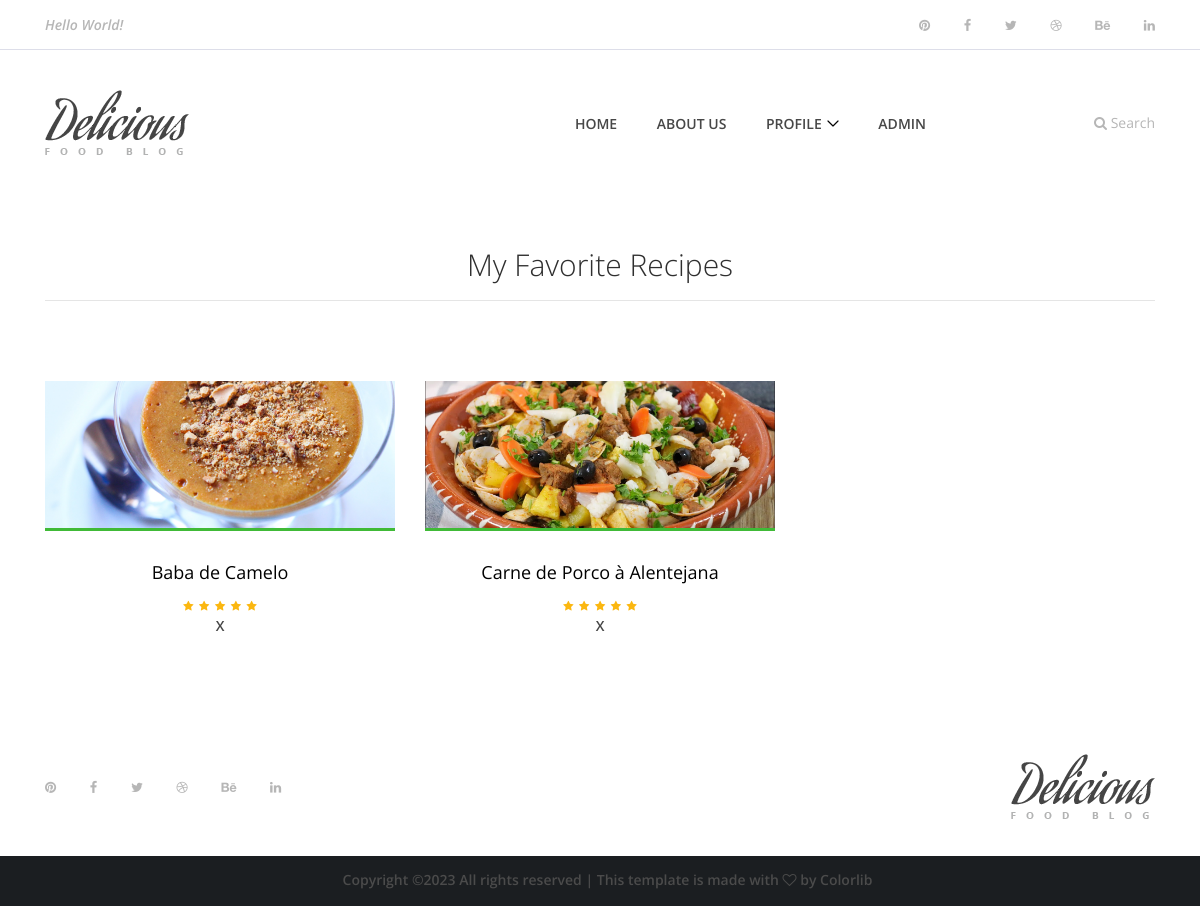
/favorites/ (signed in), run on an earlier commit of the app's database.
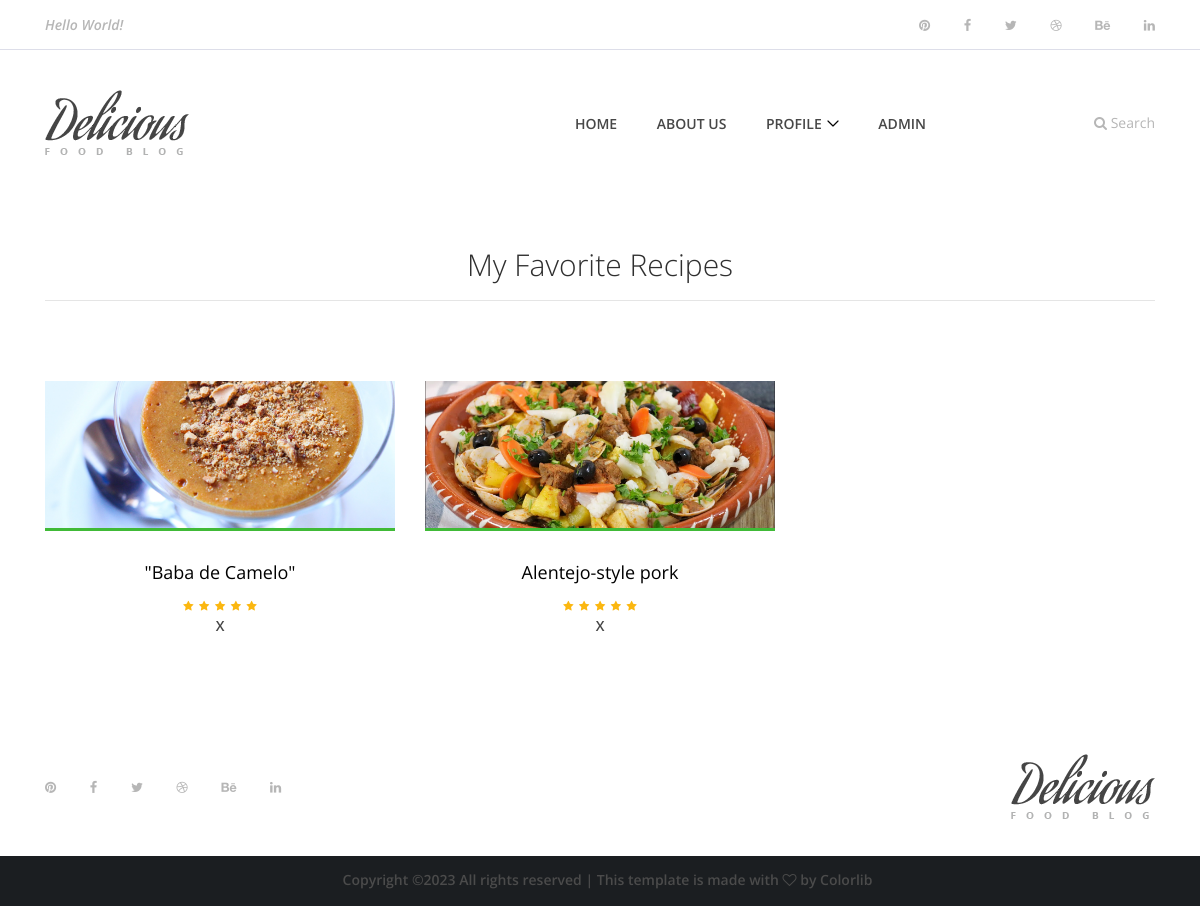
And on a later commit of the database.
### app/models.py (models this page shows, shortened)
class Favoritos(models.Model):
    user = models.ForeignKey(User, on_delete=models.CASCADE)
    receita = models.ForeignKey(Receita, on_delete=models.CASCADE)
    updated = models.DateTimeField(auto_now=True)
    created = models.DateTimeField(auto_now_add=True)

class Receita(models.Model):
    user = models.ForeignKey(User, on_delete=models.SET_NULL, null=True)
    category = models.ForeignKey(Categoria, on_delete=models.SET_NULL, null=True)
    name = models.CharField(max_length=200)
    description = models.TextField(null=True, blank=True) # ambos os valores podem etar vazios
    tempoPreparacao = models.IntegerField(null=True, blank=True)
    tempoCozinhar = models.IntegerField(null=True, blank=True)
    quantidadePessoas = models.IntegerField(null=True, blank=True)
    nivel = models.IntegerField(null=True, blank=True)
    imagem = models.ImageField(upload_to='static/img',null=True, blank=True)  # 'upload_to' define o diretório de armazenamento
    ingredients = models.ManyToManyField(Ingrediente, through='ReceitaIngrediente')
    updated = models.DateTimeField(auto_now=True)
    created = models.DateTimeField(auto_now_add=True)
    class Meta:
        ordering = ['-updated', '-created']

### app/views.py (the view)
# urls.py: path('favorites/', views.favorites, name ="favorites"),
def favorites(request):
    if request.user.is_authenticated:
        user_favorites = Favoritos.objects.filter(user=request.user).select_related('receita')
        favorite_recipes = user_favorites.annotate(media_avaliacoes=Avg('receita__avaliacao__clasificacao'))
        context = {'receitas': favorite_recipes}
        return render(request, 'favorites.html', context)
    else:
        return redirect('login')

### app/templates/favorites.html
{% extends 'main.html' %}
{% load static %}
{% block content %}
    <section class="best-receipe-area" style="padding-top:50px"  id="best-receipe-section">
        <div class="container">
            <div class="row">
                <div class="col-12">
                    <div class="section-heading">
                        <h3>My Favorite Recipes</h3>
                        <hr>
                    </div>
                </div>
            </div>
            <div class="row">
                {% for receita in receitas %}
                    <div class="col-12 col-sm-6 col-lg-4">
                        <div class="single-best-receipe-area mb-30">
                            {% if receita.receita.imagem %}
                                <img class="receita-image" src="{{ receita.receita.imagem.url }}" alt="{{ receita.receita.name }}"
                                    style="max-width: 350px; max-height: 150px; width: 100%; height: auto; object-fit: cover;"/>
                            {% endif %}
                            <div class="receipe-content">
                                <a href="{% url 'recipepost' receita.receita.id %}">
                                    <h5>{{ receita.receita.name }}</h5>
                                </a>
                                <div class="ratings">
                                    {% for i in "xxxxx" %}
                                        {% if forloop.counter <= receita.media_avaliacoes %}
                                            <i class="fa fa-star" aria-hidden="true"></i>
                                        {% else %}
                                            <i class="fa fa-star-o" aria-hidden="true"></i>
                                        {% endif %}
                                    {% endfor %}
                                </div>
                                <div class="remove-favorite-btn">
                                    <a href="{% url 'remove_from_favorites' receita.receita.id %}"> X </a>
                                </div>
                            </div>
                        </div>
                    </div>
                {% endfor %}
            </div>
        </div>
    </section>
{% endblock content %}

### app/templates/main.html (shortened to what this page needs)
{% load static %}
<head>
    <link rel="stylesheet" href="https://cdnjs.cloudflare.com/ajax/libs/font-awesome/5.15.3/css/all.min.css" />
    <link rel="stylesheet" type="text/css" href="{% static 'style.css' %}">
</head>
<body>
    <div class="search-wrapper">
        <div class="container">
            <div class="row">
                <div class="col-12">
                </div>
            </div>
        </div>
    </div>
    <header class="header-area">
        <div class="top-header-area">
            <div class="container h-100">
                <div class="row h-100 align-items-center justify-content-between">
                    <div class="col-12 col-sm-6">
                        <div class="breaking-news">
                            <div id="breakingNewsTicker" class="ticker">
                                <ul>
                                    <li><a href="#">Hello World!</a></li>
                                </ul>
                            </div>
                        </div>
                    </div>
                    <div class="col-12 col-sm-6">
                        <div class="top-social-info text-right">
                            <a href="#"><i class="fa fa-pinterest" aria-hidden="true"></i></a>
                            <a href="#"><i class="fa fa-facebook" aria-hidden="true"></i></a>
                            <a href="#"><i class="fa fa-twitter" aria-hidden="true"></i></a>
                            <a href="#"><i class="fa fa-dribbble" aria-hidden="true"></i></a>
                            <a href="#"><i class="fa fa-behance" aria-hidden="true"></i></a>
                            <a href="#"><i class="fa fa-linkedin" aria-hidden="true"></i></a>
                        </div>
                    </div>
                </div>
            </div>
        </div>
        <div class="delicious-main-menu">
            <div class="classy-nav-container breakpoint-off">
                <div class="container">
                    <nav class="classy-navbar justify-content-between" id="deliciousNav">
                        <a class="nav-brand" href="{% url 'index' %}"><img src="{% static 'img/core-img/logo.png' %}" alt=""></a>
                        <div class="classy-menu">
                            <div class="classynav">
                                <ul>
                                    <li class="{% if request.resolver_match.url_name == 'index' %}active{% endif %}"><a href="{% url 'index' %}">Home</a></li>
                                    <li class="{% if request.resolver_match.url_name == 'about' %}active{% endif %}"><a href="{% url 'about' %}">About us</a></li>
                                    {% if user.is_authenticated %}
                                        <li><a href="#">Profile</a>
                                    </li>
                                    {% else %}
                                        <li class="{% if request.resolver_match.url_name == 'loginp' or request.resolver_match.url_name == 'signin' or request.resolver_match.url_name == 'signup' %}active{% endif %}"><a href="{% url 'loginp' %}">Login / Register</a></li>
                                    {% endif %}
                                    {% if user.is_superuser%}
                                    <li class="{% if request.resolver_match.url_name == 'adminPage' %}active{% endif %}"><a href="{% url 'adminPage' %}">Admin</a></li>
                                    {% endif %}
                                </ul>
                                <div class="search-btn">
                                    <i class="fa fa-search" aria-hidden="true"></i> Search
                                </div>
                            </div>
                        </div>
                    </nav>
                </div>
            </div>
        </div>
    </header>
    {% block content %}
    {% endblock %}
    <footer class="footer-area">
        <div class="container h-100">
            <div class="row h-100">
                <div class="col-12 h-100 d-flex flex-wrap align-items-center justify-content-between">
                    <div class="footer-social-info text-right">
                        <a href="#"><i class="fa fa-pinterest" aria-hidden="true"></i></a>
                        <a href="#"><i class="fa fa-facebook" aria-hidden="true"></i></a>
                        <a href="#"><i class="fa fa-twitter" aria-hidden="true"></i></a>
                        <a href="#"><i class="fa fa-dribbble" aria-hidden="true"></i></a>
                        <a href="#"><i class="fa fa-behance" aria-hidden="true"></i></a>
                        <a href="#"><i class="fa fa-linkedin" aria-hidden="true"></i></a>
                    </div>
                    <div class="footer-logo">
                        <a href="{% url 'index' %}"><img src="{% static 'img/core-img/logo.png' %}" alt=""></a>
                    </div>
                </div>
            </div>
        </div>
    </footer>
    <footer class="footer-area" style="background-color: #1b1e21; height: 50px">
        <div class="container h-100">
            <div class="row h-100">
                <div class="col-12 h-100 flex-wrap align-items-center justify-content-between" style="text-align: center; padding: 10px">
                    <p>
                        Copyright &copy;<script>document.write(new Date().getFullYear());</script> All rights reserved | This template is made with <i class="fa fa-heart-o" aria-hidden="true"></i> by <a href="https://colorlib.com" target="_blank">Colorlib</a>
                    </p>
                </div>
            </div>
        </div>
    </footer>
</body>

### app/static/style.css (style rules this page uses)
* { margin: 0; padding: 0; }
body { font-family: "Open Sans", sans-serif; font-size: 14px; }
h1, h2, h3, h4, h5, h6 { color: #000000; line-height: 1.3; font-weight: 600; }
p { color: #9b9b9b; font-size: 14px; line-height: 2; font-weight: 400; }
a, a:hover, a:focus { -webkit-transition-duration: 500ms; transition-duration: 500ms; text-decoration: none; outline: 0 solid transparent; color: #000000; font-weight: 600; font-size: 14px; color: #474747; }
ul, ol { margin: 0; }
ul li, ol li { list-style: none; }
img { height: auto; max-width: 100%; }
.mb-30 { margin-bottom: 30px !important; }
.section-heading { position: relative; z-index: 1; margin-bottom: 80px; text-align: center; }
.section-heading h3 { font-size: 30px; margin-bottom: 0; }
.search-wrapper { width: 100%; height: 70px; position: fixed; z-index: 200; top: -80px; left: 0; background-color: #40ba37; -webkit-transition-duration: 700ms; transition-duration: 700ms; }
.header-area { position: relative; z-index: 100; width: 100%; }
.header-area .top-header-area { width: 100%; height: 50px; background-color: #ffffff; border-bottom: 1px solid #dddee9; }
.header-area .top-header-area .breaking-news { position: relative; z-index: 1; }
.header-area .top-header-area .breaking-news .ticker { width: 100%; text-align: left; position: relative; overflow: hidden; }
.header-area .top-header-area .breaking-news .ticker ul { width: 100%; position: relative; z-index: 1; }
.header-area .top-header-area .breaking-news .ticker ul li { display: none; width: 100%; }
.header-area .top-header-area .breaking-news .ticker ul li a { font-size: 14px; color: #b6b6b6; font-style: italic; }
.header-area .top-header-area .top-social-info a { display: inline-block; color: #b6b6b6; font-size: 13px; margin-right: 30px; }
.header-area .top-header-area .top-social-info a:last-child { margin-right: 0; }
.header-area .delicious-main-menu { position: relative; width: 100%; z-index: 100; height: 145px; }
.header-area .delicious-main-menu .classy-nav-container { background-color: transparent; }
.header-area .delicious-main-menu .classy-navbar { height: 145px; padding: 0; }
.header-area .delicious-main-menu .classy-navbar .classynav ul li a { font-weight: 600; }
.header-area .delicious-main-menu .classy-navbar .classynav > ul > li > a { text-transform: uppercase; padding: 12px 18px 11px; background-color: transparent; border-bottom: 3px solid transparent; line-height: 1; color: #474747; font-weight: 600; }
.header-area .delicious-main-menu .classynav .search-btn { color: #b6b6b6; margin-left: 150px; cursor: pointer; -webkit-transition-duration: 500ms; transition-duration: 500ms; }
.header-area .delicious-main-menu .classynav .search-btn i { -webkit-transition-duration: 500ms; transition-duration: 500ms; }
.best-receipe-area { position: relative; z-index: 1; padding-bottom: 50px; }
.single-best-receipe-area { position: relative; z-index: 1; }
.single-best-receipe-area img { border-bottom: 3px solid #40ba37; }
.single-best-receipe-area .receipe-content { padding-top: 30px; text-align: center; }
.single-best-receipe-area .receipe-content h5 { font-size: 18px; margin-bottom: 10px; font-weight: 400; -webkit-transition-duration: 500ms; transition-duration: 500ms; }
.single-best-receipe-area .receipe-content .ratings i { font-size: 11px; color: #fbb710; display: inline-block; padding: 0 1px; }
.footer-area { position: relative; z-index: 1; width: 100%; height: 140px; background-color: #ffffff; }
.footer-area .footer-social-info { padding-right: 15px; }
.footer-area .footer-social-info a { display: inline-block; color: #b6b6b6; font-size: 13px; margin-right: 30px; }
.footer-area .footer-social-info a:last-child { margin-right: 0; }
.footer-area p { color: #4b4b4b; font-weight: 600; margin-bottom: 0; padding-left: 15px; }
.footer-area p a { color: #4b4b4b; font-weight: 600; }
.receita-image { max-width: 200px; max-height: 150px; width: 100%; height: auto; object-fit: cover; }
h3 { color: #2f2f2f; font-weight: lighter; }

What changed in the data, as far as the page shows it:
changed through a linked row, Favoritos: receita.name "Baba de Camelo" → "\"Baba de Camelo\""
changed through a linked row, Favoritos: receita.name "Carne de Porco à Alentejana" → "Alentejo-style pork"
